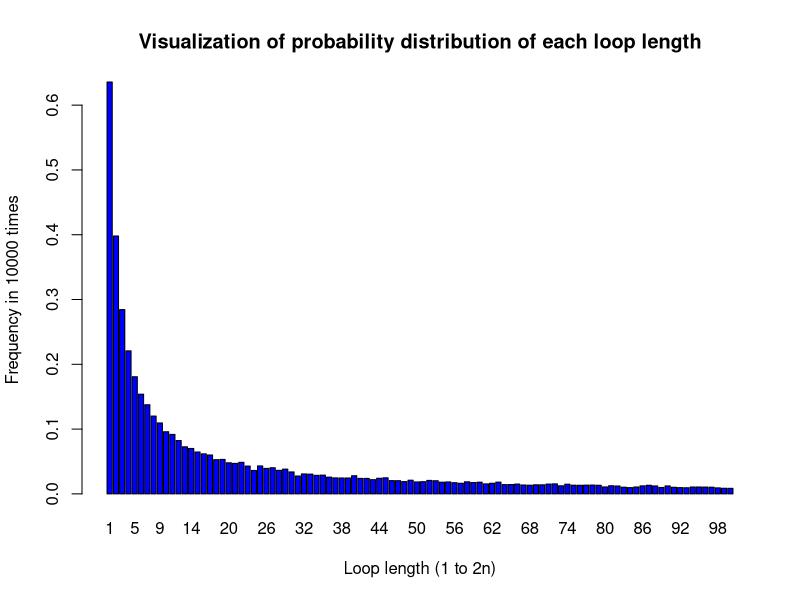

Write the R code that produced this figure.
## Group Member: Enyan WU (s2303128),
#                Huiyu WU (s2303136), 
#                Xuantao LI (s1822046) 

## Address of your github repo:
# https://github.com/wenyan512/SP_practical2_Group37.git

## Group contribution:
# Overall, the weights of contribution for each group member are fairly equal. 
# We wrote our own coding based on our personal understanding of these questions. 
# We shared our ideas when anyone stick in somewhere and all of us enjoyed the teamwork. 
# The final version upload now is the final work we all committed for.

## Project introduction:
# In this project, we used stochastic simulation to investigate a somewhat surprising 
# probability puzzle, which is also known as the classic 2n prisoners problem. 
# Here we conducted this investigation under three strategies and compared the 
# corresponding probabilities derived to find if there are surprising results.
# After estimating the probabilities of going free (finding their numbers), 
# our next step, which is also the core of our investigation, would be estimating 
# the probability distribution of the number of steps needed to go free.

# The set up of this puzzle is basically as follows: 
# 2n prisoners each with unique numbers from 1 to 2n
# 2n boxes each with unique numbers from 1 to 2n painted on its lid
# 2n cards each printed with a unique number from 1 to 2n, are randomly placed one in each box
# Prisoners have the task of finding the card with their number on it by opening a maximum on n boxes.

# The three strategies are:
# 1) The prisoner starts at the box with their number on it, opens it and reads the number on 
# the card: k, say. If k is not their prisoner number, they go to box number k, open it and repeat 
# the process until they have either found the card with their number on it, or opened n boxes without 
# finding it.
# 2) As strategy 1, but starting from a randomly selected box.
# 3) Prisoners open n boxes at random, checking each card for their number.

# Under the three strategies, 
# We first estimated the probabilities of success (going free) for a single prisoner. 
# Then, we estimated the probabilities for all prisoners to succeed so that they are freed.

# Finally, we estimated a probability distribution of the number of times (from 1 to 2n) needed for 
# a prisoner to succeed (find her/his card). Based on this, we can better understand the surprising result.


############################# Write a function to avoid repetition in code #############################

# Function purpose: 
# function 'Success' is going to check whether a person can succeed in 
# finding their prisoner number after n open times or not

# Input: 
# n -> half of the number of prisoner (2*n is the total number of prisoners)
# card_dist -> the card distribution obtained from randomly simulation, indicating how the 
#              card numbers placed in each replication (nrep) 
# prisoner_num -> prisoner number, indicates which prisoner to be estimated
# strategy -> 1/2/3 (call one of the three strategies to investigate)

# Output: 
# TRUE = if the prisoner with specific prisoner_num can find his/her prisoner number
# FALSE = if the prisoner with specific prisoner_num cannot find his/her prisoner number

Success <- function(n, card_dist, prisoner_num, strategy){
  ## for strategy 1 and strategy2
  if (strategy == 1 || strategy == 2){
    ## strategy 1
    if (strategy==1){
      # In strategy 1, first open the boxes with their number read the card number in it 
      k <- card_dist[prisoner_num]
    }
    ## strategy 2
    if (strategy==2){
      # In strategy 2, starting from a randomly selected box
      # a random box number that he/she will open 
      random_box <- sample(1:(2*n),1)
      # read the card number in this random box
      k <- card_dist[random_box]
    }
    
    # each prisoner has n chances of opening a box
    for (open_times in 1:n){
      # if the card in the box s/he open is her/his prisoner number, s/he successes and return TRUE
      if (k == prisoner_num) return (TRUE)
      # if k is not their prisoner number
      else {
        # go to box number k (card number of the box s/he opened last time), and then 
        # read the new card number as new k
        k <- card_dist[k]
      }
    }
  }
  
  ## for strategy 3
  else if (strategy == 3){
    # randomly simulate n box numbers that a person will open
    n_random_box <- sample(1:(2*n), n, replace=FALSE)
    # create a list containing the corresponding cards placed in the boxes he/she 
    # opens according to the n_random_box
    select_card_num <- card_dist[n_random_box]
    # if the prison number in the select_card_num list
    # which means one of he/she selected box contains the card with their prison number
    # so s/he succeeds in finding her/his prisoner number, and return TRUE
    if (prisoner_num %in% select_card_num) return (TRUE)
  }
  # if the prisoner cannot find the number after opening n boxes, s/he fails and 'Success' returns FALSE
  return (FALSE) 
}

############################# Write a function to avoid repetition in code #############################


# Function purpose: 
# function 'Pone' is going to estimate the probability of a single prisoner 
# succeeding in finding their number.

# Input: 
# n -> half of the number of people (2*n is the total number of prisoners)
# k -> prisoner number, indicates which prisoner to be estimated
# strategy -> 1/2/3 (call one of the three strategies to investigate)
# nreps -> the number of replicate simulations to run in order to estimate the probability 
#          (10000 is a reasonable default)
# Output:
# the estimated probability of a single prisoner (k) succeeding in finding s/he 
# number according to nreps repeating times under strategy=1/2/3.

Pone <- function(n, k, strategy, nreps){
  # count the number of the success that a person can find his/her number 
  count_success = 0
  for (i in 1:nreps) {
    # every repeating time change the distribution of the card number
    # since after each prisoner’s go, the room is returned exactly to its original state 
    # indicates that the card distribution is the same for each replication
    card_dist <- sample(1:(2*n), size = 2*n, replace = FALSE)
    # Using 'Success' function to check whether the prisoner can find her/his prisoner or not
    # if 'Success' return TRUE, which means s/he succeeded in find her/his number in this run
    # then add 1 to count_success, since s/he succeeded in this replication out of nreps replications
    if (Success(n,card_dist,k,strategy)) count_success <- count_success + 1
  }
  # estimate the probability of a single prisoner (k) succeeding in finding his/her prisoner number
  prob = count_success/nreps
  return (prob)
}


# Function purpose: 
# function 'Pall' is going to estimate the probability of all prisoners finding 
# their number, so that all are released.

# Input: 
# n = half of the number of people (2*n is the total number of prisoners)
# strategy = 1/2/3 (call one of the three strategies to investigate)
# nreps = the number of replicate simulations to run in order to estimate the probability 
#         (10000 is a reasonable default)

# Output: 
# the estimated probability of all prisoners finding their number, so that all are released, 
# according to nreps repeating times under the strategy=1/2/3.

Pall <- function(n, strategy, nreps){
  # initialize the prisoner number and record all prisoners numbers
  prisoners_num <- c(1:(2*n))
  # count the number of the success that a person can find his/her number out of nreps replications
  count_success = 0
  for (i in 1:nreps){
    # every repeat time change the distribution of the card number
    card_dist <- sample(1:(2*n), size = 2*n, replace = FALSE)
    
    # count the number of prisoners who successfully found their number
    success_prisoner <- 0
    # For each prisoner, we check whether s/he can find her/his prisoner number or not
    for (prisoner in prisoners_num){
      # Using 'Success' function to check whether the prisoner can find her/his prisoner or not
      # if 'Success' return TRUE, which means s/he succeeded in find her/his number in this run
      # then add 1 to success_prisoner, since s/he succeeded in this replication out of nreps replications
      if (Success(n,card_dist,prisoner,strategy)) success_prisoner <- success_prisoner + 1
    }
    # if the number of success is equal to the number of prisoner (2n), it means all prisoners 
    # found their numbers in this run (succeed in this replication), we added 1 to count_success
    if (success_prisoner == (2*n)) count_success <- count_success + 1
  }
  prob <- count_success/nreps
  return(prob)
}


#### Function implementation example #### 
# Here we randomly select the prisoner number to be 7
# set the number of replicate simulations to run in order to estimate the probability
# (10000 is a reasonable default)
nreps <- 10000   

## for n= 5
n1 <- 5
## strategy 1
# individual k=7 success probabilities under strategy 1
n5_individualk_prob_1 <- Pone(n1, 7, 1, nreps); n5_individualk_prob_1
# joint success probabilities under strategy 1
n5_joint_success_prob_1 <- Pall(n1, 1, nreps); n5_joint_success_prob_1

## strategy 2
# individual k=7 success probabilities under strategy 2
n5_individualk_prob_2 <- Pone(n1, 7, 2, nreps); n5_individualk_prob_2
# joint success probabilities under strategy 2
n5_joint_success_prob_2 <- Pall(n1, 2, nreps); n5_joint_success_prob_2

## strategy 3
# individual k=7 success probabilities under strategy 3
n5_individualk_prob_3 <- Pone(n1, 7, 3, nreps); n5_individualk_prob_3
# joint success probabilities under strategy 3
n5_joint_success_prob_3 <- Pall(n1, 3, nreps); n5_joint_success_prob_3


## for n= 50
n2 <- 50
## strategy 1
# individual k=7 success probabilities under strategy 1
n50_individualk_prob_1 <- Pone(n2, 7, 1, nreps); n50_individualk_prob_1
# joint success probabilities under strategy 1
n50_joint_success_prob_1 <- Pall(n2, 1, nreps); n50_joint_success_prob_1

## strategy 2
# individual k=7 success probabilities under strategy 2
n50_individualk_prob_2 <- Pone(n2, 7, 2, nreps); n50_individualk_prob_2
# joint success probabilities under strategy 2
n50_joint_success_prob_2 <- Pall(n2, 2, nreps); n50_joint_success_prob_2

## strategy 3
# individual k=7 success probabilities under strategy 3
n50_individualk_prob_3 <- Pone(n2, 7, 3, nreps); n50_individualk_prob_3
# joint success probabilities under strategy 3
n50_joint_success_prob_3 <- Pall(n2, 3, nreps); n50_joint_success_prob_3


############################# surprising results ###############################

# From the results obtained from function "Pone", the estimated probabilities of 
# a single prisoner succeeding in finding their number under three strategies converges 
# to 0.5, 0.4, 0.5 respectively. However, the results from function "Pall" shows that 
# the estimated probabilities of all prisoners finding their numbers are relatively different 
# under these three strategies. Surprisingly, the estimated probability for all prisoner being 
# released is over 30% under strategy 1, which is unexpectedly high compared with the results 
# under another two strategies. Under strategy 3, the result is nearly 0.

# The most possible reason why the prisoners have such high probability to escape under 
# strategy 1 is the prisoners don't have to decide which box he/she opens first, 
# that is, there are more constraints under strategy 1. Another important point is that 
# the success of one prisoner is not independent of the success of the other prisoners in 
# this way, since they all depend on the way the numbers are distributed.

############################# surprising results ###############################


# Function purpose: 
# function 'dloop' is going to estimate the probability distribution of the number of times 
# which is also the loop length (from 1 to 2n), needed for a prisoner to succeed 
# (find her/his card) out of nreps replications.

# Input: 
# n = half of the number of people (2*n is the total number of prisoners)
# nreps = the number of replicate simulations to run in order to estimate the probability 
#         (10000 is a reasonable default)

# Output: 
# the probability distribution of the number of steps (from 1 to 2n) needed to go free.

dloop <- function(n, nreps){
  # initialize the prisoner number and record all prisoners numbers
  prisoners_num <- c(1:(2*n))
  
  # create a list and record the number of replication in which each loop length occurs 
  # at least once out of n replications
  count_l <- rep(0,(2*n))
  
  for (i in 1:nreps){
    # randomly simulate 2n cards with unique number from 1 to 2n, each of them is 
    # randomly placed one in each box.
    cards_dist <- sample(1:(2*n),2*n,replace=FALSE)
    
    # create a list to record the open times until finding their prisoner numbers for 2n prisoners
    open_times_l <- rep(0,(2*n))
    for (prisoner in prisoners_num){
      # store the card numbers in the boxes that all prisoners opened for the first time
      card_number <- cards_dist[prisoner]
      # record the loops/times that a person need to find her/his number
      # suppose s/he has already open one box
      open_times <- 1
      # if the card number in the box that s/he first opened was not her/his prisoner number, 
      # s/he still need to open until s/he finds her/his prisoner number
      while(card_number != prisoner){
        # new and current box numbers that s/he will open next based on the card numbers in the 
        # boxes that prisoners opened before
        box_num <- card_number
        # new and current card numbers that s/he open now based on the new box numbers
        card_number = cards_dist[box_num]
        # add 1 means s/he opens the box one more time
        open_times <- open_times + 1
      }
      # store the corresponding open times for 2n prisoners for each of the replication
      open_times_l[prisoner] <- open_times
    }
    # using unique() since we are asked to estimate the probability of each loop length 
    # from 1 to 2n occurring *at least once* in each replication. That is, say when there 
    # are more than one prisoner going free the first time s/he opened the box, we only 
    # count 1 for this replication, instead of summing all the number of prisoners who success
    # at the first time 
    
    # count the number of replication in which each loop length occurs at least once out of n 
    # replications by each time adding 1
    count_l[unique(open_times_l)] <- count_l[unique(open_times_l)] + 1
  }
  # the probability distribution required can be obtained by just divide *count_l* by *nreps*
  prob_dist <- count_l/nreps
  return(prob_dist)
}


## Provide example code using 'dloop' to estimate the probabilities for n = 50
dloop(50,nreps)


## Assessing the probability that there is no loop longer than 50 in a random 
## reshuffling of cards to boxes using 'dloop'
count <- 0

for (i in 1:nreps) {
  # for each replicating simulation, store counts for each loop length 
  # (from 1 to 2n) if it occurs at least once by adding 1 and 0 otherwise 
  each_repl = dloop(50,1)
  # check whether the there is no loop length longer than 50 (the 51st to the 
  # 100th numbers are 0s in each_repl). If so, add count by 1
  if (sum(each_repl[51:100] == 0) == 50) count <- count + 1
}

# The required probability can be obtained by just dividing count by nreps
prob <- count/nreps
print(prob)

## Visualize the probability distribution of each loop length (1 to 2n), which 
## is also the number of opening times needed for a prisoner to succeed 
barplot(dloop(50,10000),main="Visualization of probability distribution of each loop length",
        xlab='Loop length (1 to 2n)',ylab='Frequency in 10000 times',
        names.arg=c(1:100),col="blue")

############################# surprising results ###############################

# We surprisingly found that the probability that there is no loop longer than 50
# is very similar to the result derived from Pall(50, 10000), that is the 
# probability of all prisoners (100) finding their number. Both of them indicates that
# for 2n prisoners, all of them can be released before n opening times.

############################# surprising results ###############################
